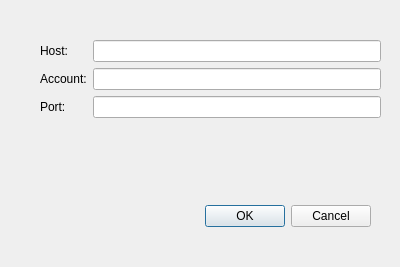
<?xml version="1.0" encoding="UTF-8"?>
<ui version="4.0">
 <class>HypervisorDialog</class>
 <widget class="QDialog" name="HypervisorDialog">
  <property name="windowModality">
   <enum>Qt::ApplicationModal</enum>
  </property>
  <property name="geometry">
   <rect>
    <x>0</x>
    <y>0</y>
    <width>400</width>
    <height>267</height>
   </rect>
  </property>
  <property name="windowTitle">
   <string>Dialog</string>
  </property>
  <widget class="QDialogButtonBox" name="buttonBox">
   <property name="geometry">
    <rect>
     <x>30</x>
     <y>200</y>
     <width>341</width>
     <height>32</height>
    </rect>
   </property>
   <property name="orientation">
    <enum>Qt::Horizontal</enum>
   </property>
   <property name="standardButtons">
    <set>QDialogButtonBox::Cancel|QDialogButtonBox::Ok</set>
   </property>
  </widget>
  <widget class="QWidget" name="formLayoutWidget">
   <property name="geometry">
    <rect>
     <x>40</x>
     <y>40</y>
     <width>341</width>
     <height>131</height>
    </rect>
   </property>
   <layout class="QFormLayout" name="formLayout">
    <item row="0" column="0">
     <widget class="QLabel" name="hostLabel">
      <property name="text">
       <string>Host:</string>
      </property>
     </widget>
    </item>
    <item row="1" column="0">
     <widget class="QLabel" name="accountLabel">
      <property name="text">
       <string>Account:</string>
      </property>
     </widget>
    </item>
    <item row="2" column="0">
     <widget class="QLabel" name="portLabel">
      <property name="text">
       <string>Port:</string>
      </property>
     </widget>
    </item>
    <item row="0" column="1">
     <widget class="QLineEdit" name="hostField"/>
    </item>
    <item row="1" column="1">
     <widget class="QLineEdit" name="accountField"/>
    </item>
    <item row="2" column="1">
     <widget class="QLineEdit" name="portField"/>
    </item>
   </layout>
  </widget>
 </widget>
 <resources/>
 <connections>
  <connection>
   <sender>buttonBox</sender>
   <signal>accepted()</signal>
   <receiver>HypervisorDialog</receiver>
   <slot>accept()</slot>
   <hints>
    <hint type="sourcelabel">
     <x>248</x>
     <y>254</y>
    </hint>
    <hint type="destinationlabel">
     <x>157</x>
     <y>274</y>
    </hint>
   </hints>
  </connection>
  <connection>
   <sender>buttonBox</sender>
   <signal>rejected()</signal>
   <receiver>HypervisorDialog</receiver>
   <slot>reject()</slot>
   <hints>
    <hint type="sourcelabel">
     <x>316</x>
     <y>260</y>
    </hint>
    <hint type="destinationlabel">
     <x>286</x>
     <y>274</y>
    </hint>
   </hints>
  </connection>
 </connections>
</ui>
